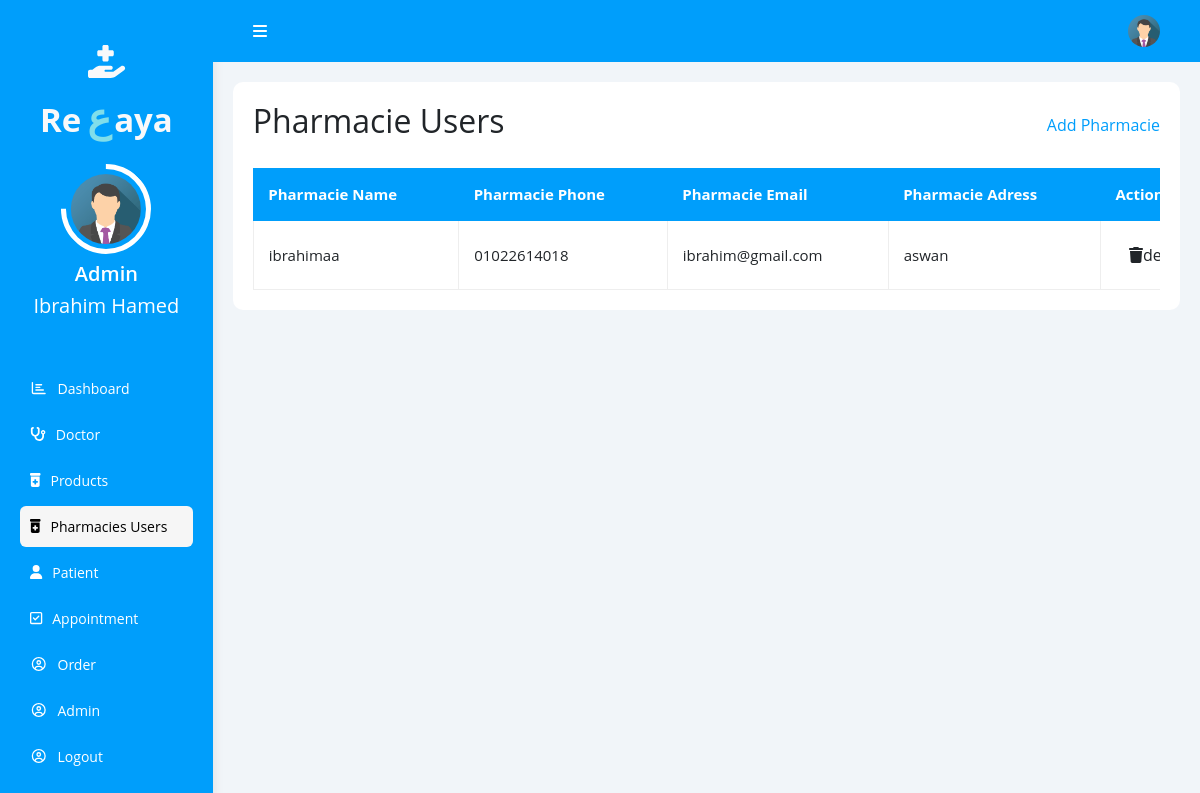
/dashboard/pharmacie_users.php (signed in), run on the app's committed database.
### tables this page shows
CREATE TABLE `users` (
  `id` int(11) NOT NULL,
  `name` varchar(255) NOT NULL,
  `email` varchar(255) NOT NULL,
  `phone` varchar(255) NOT NULL,
  `address` varchar(255) NOT NULL,
  `role` varchar(255) DEFAULT NULL,
  `gender` varchar(255) DEFAULT NULL,
  `specialization` varchar(255) NOT NULL,
  `price` varchar(255) DEFAULT NULL,
  `docDesc` varchar(255) DEFAULT NULL,
  `image` varchar(255) NOT NULL,
  `password` varchar(255) NOT NULL
);

### dashboard/pharmacie_users.php (the view, shortened to what this page needs)
<?php
@include '../componant/config.php';
$adminId=$_SESSION['id'];
   $query = mysqli_query($conn, "SELECT * FROM users where role='admin' AND id='$adminId'");
   $fetch = mysqli_fetch_array($query);
   $adminName= "<h5 class='text-success text-white mb-3
   '>" . $fetch['name'] . "</h5>";
?>
<!DOCTYPE html>
<html lang="en">
<head>
    <link rel="stylesheet" href="../css/bootstrap.min.css" />
    <link rel="stylesheet" href="../css/all.min.css" />
    <link rel="stylesheet" href="../css/dashboard.css" />
</head>
<body>
    <div class="page d-flex">
        <div id="side" class="sidebar">
            <div class="logo text-center text-white">
                <a class="logo__icon d-block text-light fw-bold" href="home.php"><i
                        class="fa-solid fa-hand-holding-medical"></i>
                    Re<span>ع</span>aya</a>
                <a class="img__link d-block" href="#"><img class="img-fluid" src="../images/admin.png"
                        alt="Admin" /></a>
                <h5 class="mt-2 mb-2 fw-semibold">Admin<h5><?php echo $adminName?></h5>
                </h5>
            </div>
            <ul>
                <li>
                    <a class="d-flex align-items-center" href="dashboard.php">
                        <i class="fa-regular fa-chart-bar fa-fw"></i>
                        <span>Dashboard</span>
                    </a>
                </li>
                <li>
                    <a class=" d-flex align-items-center" href="doctors.php">
                        <i class="fa-solid fa-stethoscope"></i>
                        <span>Doctor</span>
                    </a>
                </li>
                <li>
                    <a class=" d-flex align-items-center" href="products.php">
                        <i class="fa-solid fa-prescription-bottle-medical"></i>
                        <span>Products</span>
                    </a>
                </li>
                <li>
                    <a class="active  d-flex align-items-center" href="pharmacie_users.php">
                        <i class="fa-solid fa-prescription-bottle-medical"></i>
                        <span>Pharmacies Users</span>
                    </a>
                </li>
                <li>
                    <a class="d-flex align-items-center" href="patient.php">
                        <i class="fa-solid fa-user"></i>
                        <span>Patient</span>
                    </a>
                </li>
                <li>
                    <a class="  d-flex align-items-center" href="appointment.php">
                        <i class="fa-regular fa-square-check"></i>
                        <span>Appointment</span>
                    </a>
                </li>
                <li>
                    <a class="d-flex align-items-center" href="order.php">
                        <i class="fa-regular fa-circle-user fa-fw"></i>
                        <span>Order</span>
                    </a>
                </li>
                <li>
                    <a class="  d-flex align-items-center" href="admin.php">
                        <i class="fa-regular fa-circle-user fa-fw"></i>
                        <span>Admin</span>
                    </a>
                </li>
                <li>
                    <a class="d-flex align-items-center" href="../logout.php">
                        <i class="fa-regular fa-circle-user fa-fw"></i>
                        <span>Logout</span>
                    </a>
                </li>
            </ul>
        </div>
        <div class="content">
            <div class="head">
                <div onclick="hide()" class="menu">
                    <i class="fa-solid fa-bars"></i>
                </div>
                <div class="icon d-flex align-items-center">
                    <img src="../images/admin.png" alt="" />
                </div>
            </div>
            <?php
            $select = mysqli_query($conn, "SELECT * FROM users where role='pharmacie'");
            ?>
            <div class="patient bg-white">
                <div class="table-header">
                    <h2>Pharmacie Users</h2>
                    <a href="#" id="add-button">Add Pharmacie</a>
                </div>
                <div class="responsive-table">
                    <table>
                        <thead>
                            <tr>
                                <td>Pharmacie Name</td>
                                <td>Pharmacie Phone</td>
                                <td>Pharmacie Email</td>
                                <td>Pharmacie Adress</td>
                                <td>Action</td>
                            </tr>
                        </thead>
                        <tbody>
                            <tr>
                                <?php while ($row = mysqli_fetch_assoc($select)) { ?>
                                <td>
                                    <?php echo $row['name']; ?>
                                </td>
                                <td>
                                    <?php echo $row['phone']; ?>
                                </td>
                                <td>
                                    <?php echo $row['email']; ?>
                                </td>
                                <td>
                                    <?php echo $row['address']; ?>
                                </td>
                                <td>
                                    <a href="pharmacie_users.php?delete=<?php echo $row['id']; ?>" class="btn">
                                        <i class="fas fa-trash"></i>delete </a>
                                </td>
                            </tr>
                        </tbody>
                        <?php } ?>
                    </table>
                </div>
            </div>
        </div>
    </div>
</body>
</html>

### css/dashboard.css (style rules this page uses)
:root { --blue-color: #009efb; --blue-alt-color: #0d69d5; --success-color: #09c372; --error-color: #ff3860; }
* { box-sizing: border-box; }
body { font-family: "Open Sans", sans-serif; margin: 0; }
a { text-decoration: none; }
ul { list-style: none; padding: 0; }
.page { background-color: #f1f5f9; min-height: 100vh; }
.sidebar { width: 250px; padding: 20px; box-shadow: 0 0 10px #ddd; background-color: var(--blue-color); }
.sidebar>div { margin-bottom: 50px; }
.sidebar .logo .logo__icon { padding: 1.0625rem 0rem; font-size: 2.0625rem; }
.sidebar .logo .logo__icon span { color: #80deea; font-size: 40px; padding: 0rem 0.1875rem 0rem 0.375rem; }
.sidebar .logo .img__link { border: 0.3125rem solid #fff; border-radius: 100%; width: 52%; padding: 0.3125rem; height: 5.625rem; margin: auto; border-top-color: transparent; transform: rotate(-45deg); }
.sidebar .logo .img__link img { border-radius: 100%; transform: rotate(45deg); width: 100%; }
.sidebar .logo h5 { font-size: 1.25rem; }
.sidebar ul li a { margin-bottom: 5px; transition: 0.3s; color: white; padding: 10px; font-size: 14px; border-radius: 6px; }
.sidebar ul li a.active, .sidebar ul li a:hover { background-color: #f6f6f6; color: black; }
.sidebar ul li a span { font-size: 14px; margin-left: 10px; }
.content { overflow: hidden; width: 100vw; }
.content .head { display: flex; align-items: center; justify-content: space-between; background-color: var(--blue-color); padding: 15px 40px; }
.content .head .menu { color: white; cursor: pointer; }
.content .head .icon img { width: 32px; height: 32px; border-radius: 50%; }
.patient { padding: 20px; margin: 20px; border-radius: 10px; }
.patient .table-header { display: flex; justify-content: space-between; align-items: center; margin-bottom: 20px; }
.patient .table-header a { color: var(--blue-color); }
.patient .responsive-table { overflow-x: auto; }
.patient table { min-width: 1000px; border-spacing: 0; font-size: 15px; width: 100%; }
.patient thead td { background-color: var(--blue-color); color: white; font-weight: bold; }
.patient table td { padding: 15px; }
.patient tbody td { border-bottom: 1px solid #eee; border-left: 1px solid #eee; transition: 0.3s; }
.patient table tbody tr td:last-child { border-right: 1px solid #eee; }

### data on the page
users: name "Ibrahim Hamed"
users: name "ibrahimaa", phone "01022614018", email "ibrahim@gmail.com", address "aswan"
